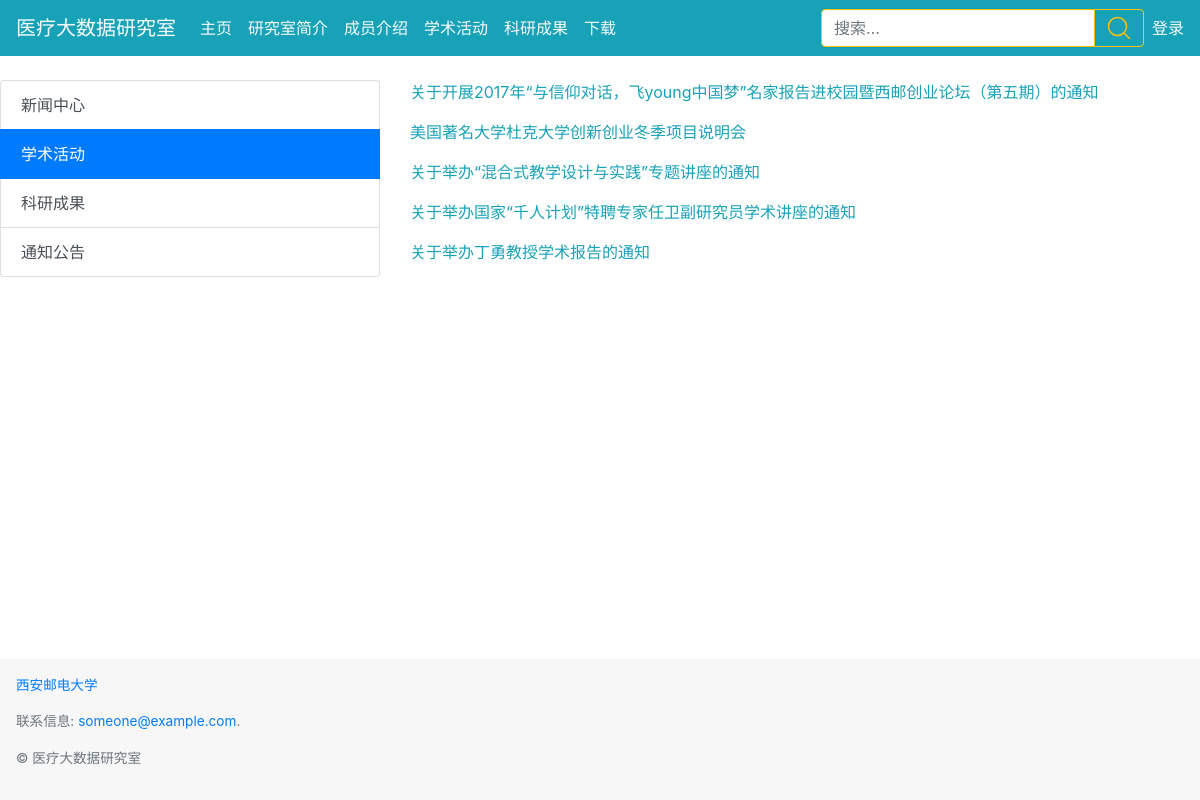
The page /activities/ on the database its author committed.
### homesite/models.py (models this page shows, shortened)
class Text(models.Model):
    title = models.CharField(max_length = 100)
    author = models.ForeignKey(User,on_delete = models.DO_NOTHING)
    text_type = models.ForeignKey(Type,null = True, on_delete = models.DO_NOTHING)
    content = RichTextUploadingField()
    file = models.ManyToManyField(Download_file)
    created_time = models.DateTimeField(auto_now_add = True)
    last_updated = models.DateTimeField(auto_now = True)
    is_delete = models.BooleanField(default = False)

### medical_lab/views.py (the view)
# urls.py: path('activities/',views.activities,name = 'activity'),
def activities(request):
    context = get_text()
    return render(request,'activities.html',context)

### medical_lab/views.py (called while the page is built)
def get_text():
    cont = {}
    news = get_object_or_404(models.Type,name = '新闻动态')
    achievements = get_object_or_404(models.Type,name = '科研成果')
    activity = get_object_or_404(models.Type,name = '学术活动')
    notice = get_object_or_404(models.Type,name = '通知公告')
    cont ['news'] = models.Text.objects.filter(text_type = news,is_delete = False).order_by('-created_time')[:5]
    cont ['activity'] = models.Text.objects.filter(text_type = activity,is_delete = False).order_by('-created_time')[:5]
    cont ['achievements'] = models.Text.objects.filter(text_type = achievements,is_delete = False).order_by('-created_time')[:5]
    cont ['notice'] = models.Text.objects.filter(text_type = notice,is_delete = False).order_by('-created_time')[:5]
    cont ['texts'] = models.Text.objects.filter(is_delete = False).order_by('-created_time')[:5]
    return cont

### templates/activities.html (shortened to what this page needs)
{% extends 'base.html' %}
{% load staticfiles %}
{% block content %}
  <br>
  <div class="row card-group-style">
    <div class="col-4">
      <div class="list-group" id="list-tab" role="tablist">
        <a class="list-group-item list-group-item-action" id="activityOne-list" data-toggle="list" href="#activityOne" role="tab" aria-controls="activityOne">新闻中心</a>
        <a class="list-group-item list-group-item-action active" id="activityTwo-list" data-toggle="list" href="#activityTwo" role="tab" aria-controls="activityTwo">学术活动</a>
        <a class="list-group-item list-group-item-action" id="activityThree-list" data-toggle="list" href="#activityThree" role="tab" aria-controls="activityThree">科研成果</a>
        <a class="list-group-item list-group-item-action" id="activityFour-list" data-toggle="list" href="#activityFour" role="tab" aria-controls="activityFour">通知公告</a>
      </div>
    </div>
    <div class="col-8">
      <div class="tab-content" id="nav-tabContent">
        <div class="tab-pane fade show active" id="activityTwo" role="tabpanel" aria-labelledby="activityTwo-list">
          {% if activity %}
            {% for text in activity %}
              <a href="{% url 'text_detail' text.pk %}" class="link-style"><p>{{ text.title }}</p></a>
            {% endfor %}
          {% else %}
            <p style = 'text-align: center'>--暂无活动--</p>
          {% endif %}
        </div>
      </div>
    </div>
  </div>
{% endblock %}

### static/css/styles.css (style rules this page uses)
.link-style { color: #17a2b8; display: block; }
body { min-height:100%; }

### rows shown on the page
Text: title "关于开展2017年“与信仰对话，飞young中国梦”名家报告进校园暨西邮创业论坛（第五期）的通知"
Text: title "美国著名大学杜克大学创新创业冬季项目说明会"
Text: title "关于举办“混合式教学设计与实践”专题讲座的通知"
Text: title "关于举办国家“千人计划”特聘专家任卫副研究员学术讲座的通知"
Text: title "关于举办丁勇教授学术报告的通知"
